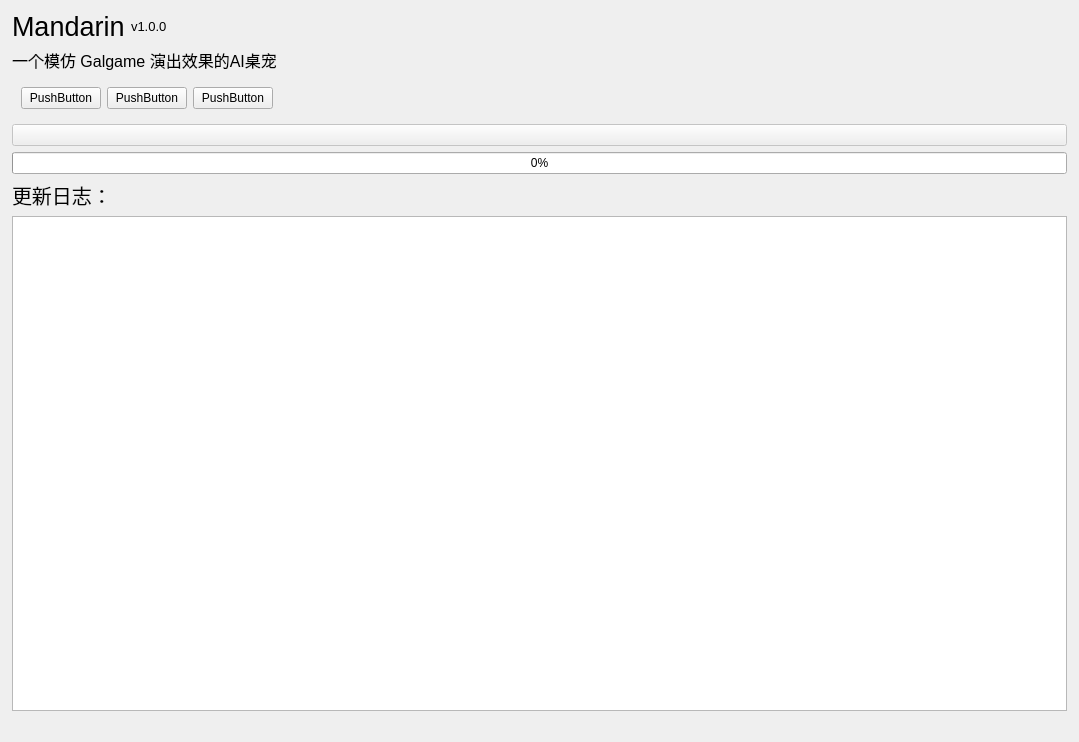
<?xml version="1.0" encoding="UTF-8"?>
<ui version="4.0">
 <class>SettingChild_About</class>
 <widget class="QWidget" name="SettingChild_About">
  <property name="geometry">
   <rect>
    <x>0</x>
    <y>0</y>
    <width>1079</width>
    <height>742</height>
   </rect>
  </property>
  <property name="windowTitle">
   <string>Form</string>
  </property>
  <layout class="QVBoxLayout" name="verticalLayout_2">
   <property name="leftMargin">
    <number>12</number>
   </property>
   <property name="rightMargin">
    <number>12</number>
   </property>
   <item>
    <layout class="QHBoxLayout" name="horizontalLayout_3">
     <property name="topMargin">
      <number>0</number>
     </property>
     <item>
      <widget class="ElaText" name="label">
       <property name="font">
        <font>
         <pointsize>20</pointsize>
         <bold>false</bold>
        </font>
       </property>
       <property name="text">
        <string>Mandarin</string>
       </property>
      </widget>
     </item>
     <item>
      <widget class="ElaText" name="label_version">
       <property name="sizePolicy">
        <sizepolicy hsizetype="Preferred" vsizetype="Preferred">
         <horstretch>0</horstretch>
         <verstretch>0</verstretch>
        </sizepolicy>
       </property>
       <property name="font">
        <font>
         <pointsize>10</pointsize>
        </font>
       </property>
       <property name="text">
        <string>v1.0.0</string>
       </property>
       <property name="alignment">
        <set>Qt::AlignLeading|Qt::AlignLeft|Qt::AlignVCenter</set>
       </property>
      </widget>
     </item>
     <item>
      <spacer name="horizontalSpacer_2">
       <property name="orientation">
        <enum>Qt::Horizontal</enum>
       </property>
       <property name="sizeHint" stdset="0">
        <size>
         <width>40</width>
         <height>20</height>
        </size>
       </property>
      </spacer>
     </item>
    </layout>
   </item>
   <item>
    <widget class="ElaText" name="label_2">
     <property name="font">
      <font>
       <pointsize>12</pointsize>
      </font>
     </property>
     <property name="text">
      <string>一个模仿 Galgame 演出效果的AI桌宠</string>
     </property>
    </widget>
   </item>
   <item>
    <layout class="QVBoxLayout" name="verticalLayout">
     <item>
      <widget class="QWidget" name="widget" native="true">
       <layout class="QHBoxLayout" name="horizontalLayout">
        <item>
         <widget class="ElaAcrylicUrlCard" name="pushButton">
          <property name="text">
           <string>PushButton</string>
          </property>
         </widget>
        </item>
        <item>
         <widget class="ElaAcrylicUrlCard" name="pushButton_2">
          <property name="text">
           <string>PushButton</string>
          </property>
         </widget>
        </item>
        <item>
         <widget class="ElaAcrylicUrlCard" name="pushButton_3">
          <property name="text">
           <string>PushButton</string>
          </property>
         </widget>
        </item>
        <item>
         <spacer name="horizontalSpacer">
          <property name="orientation">
           <enum>Qt::Horizontal</enum>
          </property>
          <property name="sizeHint" stdset="0">
           <size>
            <width>40</width>
            <height>20</height>
           </size>
          </property>
         </spacer>
        </item>
       </layout>
      </widget>
     </item>
    </layout>
   </item>
   <item>
    <layout class="QHBoxLayout" name="horizontalLayout_2">
     <property name="topMargin">
      <number>0</number>
     </property>
     <item>
      <widget class="ElaPushButton" name="pushButton_upDate">
       <property name="enabled">
        <bool>false</bool>
       </property>
       <property name="toolTip">
        <string/>
       </property>
       <property name="text">
        <string/>
       </property>
      </widget>
     </item>
    </layout>
   </item>
   <item>
    <widget class="ElaProgressBar" name="progressBar">
     <property name="maximum">
      <number>100</number>
     </property>
     <property name="value">
      <number>0</number>
     </property>
     <property name="textVisible">
      <bool>true</bool>
     </property>
    </widget>
   </item>
   <item>
    <widget class="ElaText" name="label_3">
     <property name="font">
      <font>
       <pointsize>15</pointsize>
      </font>
     </property>
     <property name="text">
      <string>更新日志：</string>
     </property>
    </widget>
   </item>
   <item>
    <widget class="ElaTableView" name="tableView">
     <property name="editTriggers">
      <set>QAbstractItemView::NoEditTriggers</set>
     </property>
     <attribute name="horizontalHeaderVisible">
      <bool>false</bool>
     </attribute>
     <attribute name="horizontalHeaderShowSortIndicator" stdset="0">
      <bool>true</bool>
     </attribute>
     <attribute name="horizontalHeaderStretchLastSection">
      <bool>false</bool>
     </attribute>
     <attribute name="verticalHeaderVisible">
      <bool>false</bool>
     </attribute>
    </widget>
   </item>
   <item>
    <widget class="ElaText" name="label_msg">
     <property name="font">
      <font>
       <pointsize>9</pointsize>
      </font>
     </property>
     <property name="text">
      <string/>
     </property>
    </widget>
   </item>
  </layout>
 </widget>
 <customwidgets>
  <customwidget>
   <class>ElaText</class>
   <extends>QLabel</extends>
   <header location="global">ElaText.h</header>
  </customwidget>
  <customwidget>
   <class>ElaPushButton</class>
   <extends>QPushButton</extends>
   <header location="global">ElaPushButton.h</header>
  </customwidget>
  <customwidget>
   <class>ElaAcrylicUrlCard</class>
   <extends>QPushButton</extends>
   <header location="global">ElaAcrylicUrlCard.h</header>
  </customwidget>
  <customwidget>
   <class>ElaTableView</class>
   <extends>QTableView</extends>
   <header location="global">ElaTableView.h</header>
  </customwidget>
  <customwidget>
   <class>ElaProgressBar</class>
   <extends>QProgressBar</extends>
   <header location="global">ElaProgressBar.h</header>
  </customwidget>
 </customwidgets>
 <resources/>
 <connections/>
</ui>
